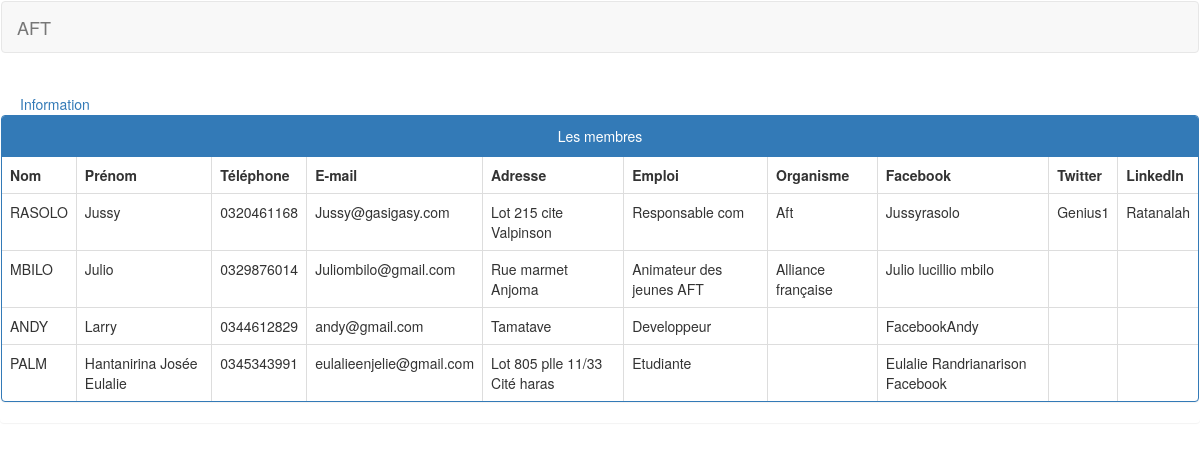
/aftmobile/membre.php, run on the app's committed database.
### tables this page shows
CREATE TABLE `membre` (
  `nom` varchar(50) NOT NULL,
  `prenom` varchar(50) NOT NULL,
  `tel` varchar(11) NOT NULL,
  `mail` varchar(100) NOT NULL,
  `adresse` varchar(100) NOT NULL,
  `emploi` varchar(100) NOT NULL,
  `organisme` varchar(50) NOT NULL,
  `rs1` varchar(100) NOT NULL,
  `rs2` varchar(100) NOT NULL,
  `rs3` varchar(100) NOT NULL,
  `mdp` varchar(16) NOT NULL
);

### aftmobile/membre.php (the view, shortened to what this page needs)
<?php
 $connect = mysqli_connect("localhost", "id3840281_root", "villA00283489", "id3840281_dbaft") or die('Cannot connect to the DB');
  $query = "SELECT * FROM membre";
  $result = mysqli_query($connect, $query);
  ?>
  <!DOCTYPE html>
  <html lang="fr">
  <head>
    <link rel="stylesheet" type="text/css" href="css/bootstrap.min.css">
    <link rel="stylesheet" type="text/css" href="css/style.css">
  </head>
  <body>
    <section class="navbar">
      <nav class="navbar navbar-default">
        <div class="container-fluid">
          <div class="navbar-header">
            <a class="navbar-brand" href="#">AFT</a>
          </div>
        </div>
      </nav>
    </section>
    <a class="marging-left-customized" href="index.php">Information</a></div>
    <section class="panel">
      <div class="panel panel-primary">
        <div class="panel-heading" id="information_table" align="center">Les membres</div>
  		  <table class="table table-bordered">
    			<thead>
    				<tr>
    					<th>Nom</th>
    					<th>Prénom</th>
    					<th>Téléphone</th>
              <th>E-mail</th>
              <th>Adresse</th>
              <th>Emploi</th>
              <th>Organisme</th>
              <th>Facebook</th>
              <th>Twitter</th>
              <th>LinkedIn</th>
    				</tr>
    			</thead>
    			<tbody>
    				<?php
              while($row = mysqli_fetch_array($result))
              { ?>
                <tr>
                  <td><?php echo strtoupper($row["nom"]); ?></td>
                  <td><?php echo $row["prenom"]; ?></td>
                  <td><?php echo $row["tel"]; ?></td>
                  <td><?php echo $row["mail"]; ?></td>
                  <td><?php echo $row["adresse"]; ?></td>
                  <td><?php echo $row["emploi"]; ?></td>
                  <td><?php echo $row["organisme"]; ?></td>
                  <td><?php echo $row["rs1"]; ?></td>
                  <td><?php echo $row["rs2"]; ?></td>
                  <td><?php echo $row["rs3"]; ?></td>
                </tr>
            <?php   }
            ?>
    			</tbody>
  		  </table>
      </div>
  	</section>
  </body>
</html>

### aftmobile/css/style.css (style rules this page uses)
.marging-left-customized { margin-left: 20px; }

### data on the page
membre: nom "RASOLO", prenom "Jussy", tel "0320461168", mail "Jussy@gasigasy.com", adresse "Lot 215 cite Valpinson", emploi "Responsable com", organisme "Aft", rs1 "Jussyrasolo", rs2 "Genius1", rs3 "Ratanalah"
membre: nom "MBILO", prenom "Julio", tel "0329876014", mail "Juliombilo@gmail.com", adresse "Rue marmet Anjoma", emploi "Animateur des jeunes AFT", organisme "Alliance française", rs1 "Julio lucillio mbilo"
membre: nom "ANDY", prenom "Larry", tel "0344612829", mail "andy@gmail.com", adresse "Tamatave", emploi "Developpeur", rs1 "FacebookAndy"
membre: nom "PALM", prenom "Hantanirina Josée Eulalie", tel "0345343991", mail "eulalieenjelie@gmail.com", adresse "Lot 805 plle 11/33 Cité haras", emploi "Etudiante", rs1 "Eulalie Randrianarison Facebook"
